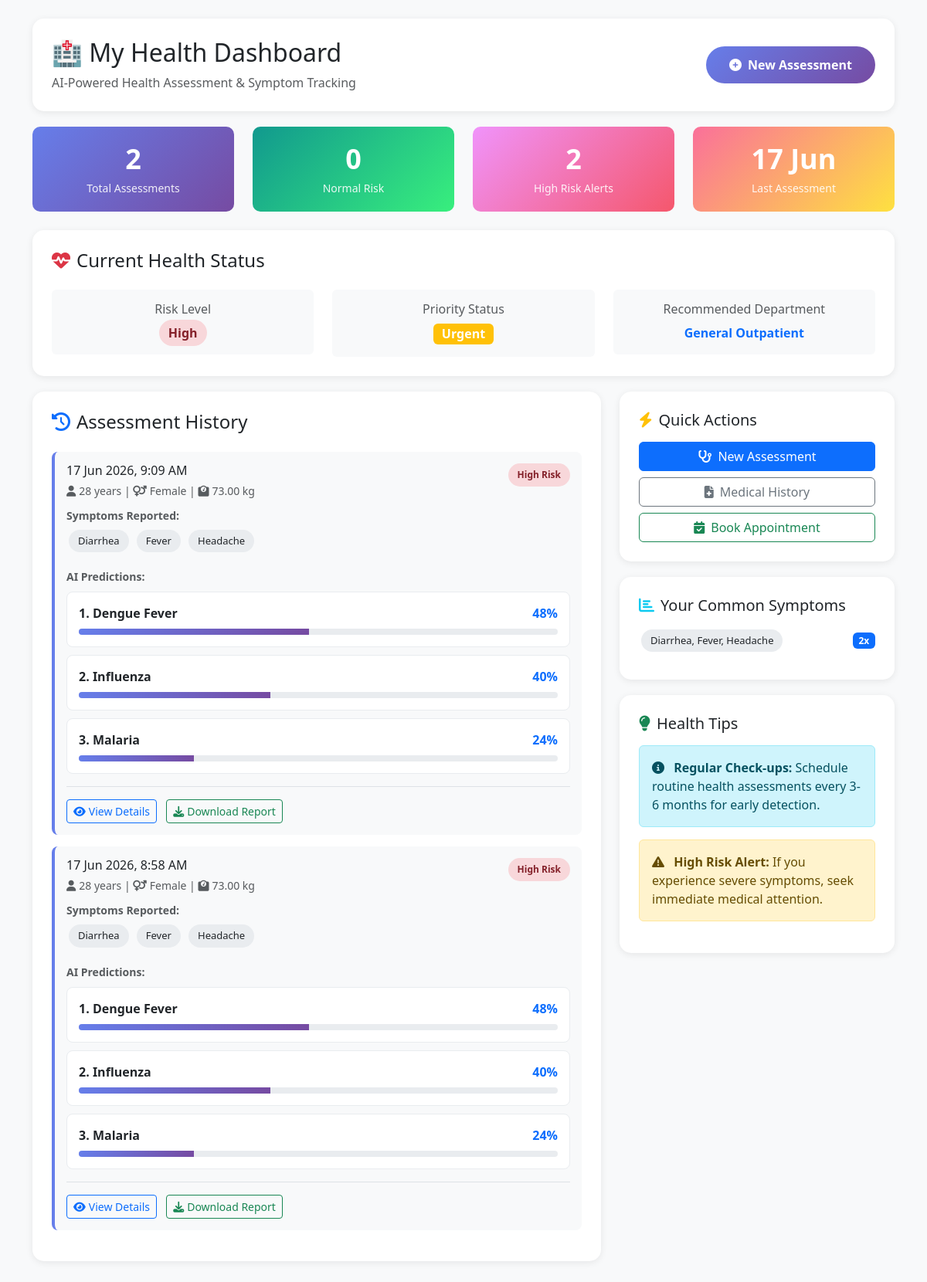
The page /patient/symptoms_dashboard.php (signed in) on the database its author committed.
### tables this page shows
CREATE TABLE `patient_assessments` (
  `id` int(11) NOT NULL,
  `patient_id` int(11) NOT NULL,
  `assessment_date` timestamp NOT NULL DEFAULT current_timestamp(),
  `symptoms_text` text DEFAULT NULL,
  `age` int(11) DEFAULT NULL,
  `gender` enum('Male','Female') DEFAULT NULL,
  `weight_kg` decimal(5,2) DEFAULT NULL,
  `medical_conditions` text DEFAULT NULL,
  `allergies` text DEFAULT NULL,
  `current_medications` text DEFAULT NULL,
  `predicted_diseases` text DEFAULT NULL,
  `confidence_scores` text DEFAULT NULL,
  `risk_level` enum('Low','Medium','High','Critical') DEFAULT NULL,
  `recommended_department` varchar(100) DEFAULT NULL,
  `priority_status` enum('Normal','Urgent','Critical') DEFAULT 'Normal',
  `doctor_reviewed` tinyint(1) DEFAULT 0,
  `doctor_notes` text DEFAULT NULL
);

### patient/symptoms_dashboard.php (the view, shortened to what this page needs)
<?php
include '../config/db.php';
$patient_id = $_SESSION['patient_id'];
$total_assessments = $conn->query("SELECT COUNT(*) as total FROM patient_assessments WHERE patient_id = $patient_id")->fetch_assoc()['total'] ?? 0;
$high_risk_count = $conn->query("SELECT COUNT(*) as total FROM patient_assessments WHERE patient_id = $patient_id AND risk_level IN ('High', 'Critical')")->fetch_assoc()['total'] ?? 0;
$recent_assessment = $conn->query("SELECT * FROM patient_assessments WHERE patient_id = $patient_id ORDER BY assessment_date DESC LIMIT 1")->fetch_assoc();
$assessments = $conn->query("SELECT * FROM patient_assessments WHERE patient_id = $patient_id ORDER BY assessment_date DESC");
$common_symptoms_query = "SELECT symptoms_text, COUNT(*) as count FROM patient_assessments WHERE patient_id = $patient_id GROUP BY symptoms_text ORDER BY count DESC LIMIT 5";
$common_symptoms = $conn->query($common_symptoms_query);
?>
<!DOCTYPE html>
<html lang="en">
<head>
    <link href="https://cdn.jsdelivr.net/npm/bootstrap@5.3.0/dist/css/bootstrap.min.css" rel="stylesheet">
    <link href="https://cdnjs.cloudflare.com/ajax/libs/font-awesome/6.4.0/css/all.min.css" rel="stylesheet">
</head>
<body>
    <div class="container py-4">
        <div class="dashboard-card">
            <div class="d-flex justify-content-between align-items-center">
                <div>
                    <h2 class="mb-2">🏥 My Health Dashboard</h2>
                    <p class="text-muted mb-0">AI-Powered Health Assessment & Symptom Tracking</p>
                </div>
                <a href="health_assessment.php" class="btn btn-new-assessment">
                    <i class="fas fa-plus-circle me-2"></i>New Assessment
                </a>
            </div>
        </div>
        <div class="row mb-4">
            <div class="col-md-3">
                <div class="stat-box primary">
                    <h3><?= $total_assessments ?></h3>
                    <p>Total Assessments</p>
                </div>
            </div>
            <div class="col-md-3">
                <div class="stat-box success">
                    <h3><?= $total_assessments - $high_risk_count ?></h3>
                    <p>Normal Risk</p>
                </div>
            </div>
            <div class="col-md-3">
                <div class="stat-box warning">
                    <h3><?= $high_risk_count ?></h3>
                    <p>High Risk Alerts</p>
                </div>
            </div>
            <div class="col-md-3">
                <div class="stat-box danger">
                    <h3><?= $recent_assessment ? date('d M', strtotime($recent_assessment['assessment_date'])) : 'N/A' ?></h3>
                    <p>Last Assessment</p>
                </div>
            </div>
        </div>
        <?php if ($recent_assessment): ?>
        <div class="dashboard-card">
            <h4 class="mb-4"><i class="fas fa-heartbeat text-danger me-2"></i>Current Health Status</h4>
            <div class="row">
                <div class="col-md-4">
                    <div class="text-center p-3 bg-light rounded">
                        <h6 class="text-muted mb-2">Risk Level</h6>
                        <span class="risk-badge risk-<?= strtolower($recent_assessment['risk_level']) ?> fs-6">
                            <?= $recent_assessment['risk_level'] ?>
                        </span>
                    </div>
                </div>
                <div class="col-md-4">
                    <div class="text-center p-3 bg-light rounded">
                        <h6 class="text-muted mb-2">Priority Status</h6>
                        <span class="badge bg-<?= $recent_assessment['priority_status'] == 'Critical' ? 'danger' : ($recent_assessment['priority_status'] == 'Urgent' ? 'warning' : 'success') ?> fs-6">
                            <?= $recent_assessment['priority_status'] ?>
                        </span>
                    </div>
                </div>
                <div class="col-md-4">
                    <div class="text-center p-3 bg-light rounded">
                        <h6 class="text-muted mb-2">Recommended Department</h6>
                        <p class="fw-bold text-primary mb-0"><?= $recent_assessment['recommended_department'] ?></p>
                    </div>
                </div>
            </div>
        </div>
        <?php endif; ?>
        <div class="row">
            <div class="col-md-8">
                <div class="dashboard-card">
                    <h4 class="mb-4"><i class="fas fa-history text-primary me-2"></i>Assessment History</h4>
                    <?php if ($assessments->num_rows > 0): ?>
                        <?php while($assessment = $assessments->fetch_assoc()): ?>
                        <div class="assessment-item">
                            <div class="d-flex justify-content-between align-items-start mb-2">
                                <div>
                                    <h6 class="mb-1"><?= date('d M Y, g:i A', strtotime($assessment['assessment_date'])) ?></h6>
                                    <small class="text-muted">
                                        <i class="fas fa-user me-1"></i><?= $assessment['age'] ?> years |
                                        <i class="fas fa-venus-mars me-1"></i><?= $assessment['gender'] ?> |
                                        <i class="fas fa-weight me-1"></i><?= $assessment['weight_kg'] ?> kg
                                    </small>
                                </div>
                                <span class="risk-badge risk-<?= strtolower($assessment['risk_level']) ?>">
                                    <?= $assessment['risk_level'] ?> Risk
                                </span>
                            </div>
                            <div class="mb-3">
                                <small class="text-muted fw-bold">Symptoms Reported:</small>
                                <div class="mt-1">
                                    <?php
                                    $symptoms_list = explode(', ', $assessment['symptoms_text']);
                                    foreach(array_slice($symptoms_list, 0, 8) as $symptom):
                                    ?>
                                    <span class="symptom-tag"><?= htmlspecialchars($symptom) ?></span>
                                    <?php endforeach; ?>
                                </div>
                            </div>
                            <?php
                            $predicted_diseases = json_decode($assessment['predicted_diseases'], true);
                            $confidence_scores = json_decode($assessment['confidence_scores'], true);
                            ?>
                            <?php if ($predicted_diseases && !empty($predicted_diseases)): ?>
                            <div>
                                <small class="text-muted fw-bold">AI Predictions:</small>
                                <?php foreach(array_slice($predicted_diseases, 0, 3) as $index => $disease): ?>
                                <div class="disease-prediction mt-2">
                                    <div class="d-flex justify-content-between align-items-center">
                                        <strong><?= $index + 1 ?>. <?= htmlspecialchars($disease) ?></strong>
                                        <span class="text-primary fw-bold"><?= $confidence_scores[$index] ?? 0 ?>%</span>
                                    </div>
                                    <div class="confidence-bar">
                                        <div class="confidence-fill" style="width: <?= $confidence_scores[$index] ?? 0 ?>%"></div>
                                    </div>
                                </div>
                                <?php endforeach; ?>
                            </div>
                            <?php endif; ?>
                            <div class="mt-3 pt-3 border-top">
                                <button class="btn btn-sm btn-outline-primary me-2" onclick="viewAssessment(<?= $assessment['id'] ?>)">
                                    <i class="fas fa-eye me-1"></i>View Details
                                </button>
                                <button class="btn btn-sm btn-outline-success" onclick="downloadReport(<?= $assessment['id'] ?>)">
                                    <i class="fas fa-download me-1"></i>Download Report
                                </button>
                            </div>
                        </div>
                        <?php endwhile; ?>
                    <?php endif; ?>
                </div>
            </div>
            <div class="col-md-4">
                <div class="dashboard-card">
                    <h5 class="mb-3"><i class="fas fa-bolt text-warning me-2"></i>Quick Actions</h5>
                    <a href="health_assessment.php" class="btn btn-primary w-100 mb-2">
                        <i class="fas fa-stethoscope me-2"></i>New Assessment
                    </a>
                    <a href="medical_history.php" class="btn btn-outline-secondary w-100 mb-2">
                        <i class="fas fa-file-medical me-2"></i>Medical History
                    </a>
                    <a href="book_appointment.php" class="btn btn-outline-success w-100">
                        <i class="fas fa-calendar-check me-2"></i>Book Appointment
                    </a>
                </div>
                <div class="dashboard-card">
                    <h5 class="mb-3"><i class="fas fa-chart-bar text-info me-2"></i>Your Common Symptoms</h5>
                    <?php if ($common_symptoms->num_rows > 0): ?>
                        <?php while($symptom = $common_symptoms->fetch_assoc()): ?>
                        <div class="d-flex justify-content-between align-items-center mb-2">
                            <span class="symptom-tag"><?= htmlspecialchars($symptom['symptoms_text']) ?></span>
                            <span class="badge bg-primary"><?= $symptom['count'] ?>x</span>
                        </div>
                        <?php endwhile; ?>
                    <?php else: ?>
                        <p class="text-muted small">No symptom data available yet</p>
                    <?php endif; ?>
                </div>
                <div class="dashboard-card">
                    <h5 class="mb-3"><i class="fas fa-lightbulb text-success me-2"></i>Health Tips</h5>
                    <div class="alert alert-info">
                        <i class="fas fa-info-circle me-2"></i>
                        <strong>Regular Check-ups:</strong> Schedule routine health assessments every 3-6 months for early detection.
                    </div>
                    <div class="alert alert-warning">
                        <i class="fas fa-exclamation-triangle me-2"></i>
                        <strong>High Risk Alert:</strong> If you experience severe symptoms, seek immediate medical attention.
                    </div>
                </div>
            </div>
        </div>
    </div>
</body>
</html>

### patient/symptoms_dashboard.php (style rules this page uses)
body { background: #f8f9fa; }
.dashboard-card { background: white; border-radius: 15px; box-shadow: 0 2px 10px rgba(0,0,0,0.08); padding: 25px; margin-bottom: 20px; }
.stat-box { text-align: center; padding: 20px; border-radius: 10px; }
.stat-box.primary { background: linear-gradient(135deg, #667eea 0%, #764ba2 100%); color: white; }
.stat-box.success { background: linear-gradient(135deg, #11998e 0%, #38ef7d 100%); color: white; }
.stat-box.warning { background: linear-gradient(135deg, #f093fb 0%, #f5576c 100%); color: white; }
.stat-box.danger { background: linear-gradient(135deg, #fa709a 0%, #fee140 100%); color: white; }
.stat-box h3 { font-size: 36px; font-weight: bold; margin-bottom: 5px; }
.stat-box p { margin: 0; font-size: 14px; opacity: 0.9; }
.assessment-item { border-left: 4px solid #667eea; padding: 15px; margin-bottom: 15px; background: #f8f9fa; border-radius: 8px; transition: 0.3s; }
.risk-badge { padding: 6px 12px; border-radius: 20px; font-size: 12px; font-weight: 600; }
.risk-high { background: #f8d7da; color: #842029; }
.symptom-tag { display: inline-block; background: #e9ecef; padding: 5px 12px; border-radius: 15px; margin: 3px; font-size: 13px; }
.disease-prediction { background: white; padding: 15px; border-radius: 8px; margin-bottom: 10px; border: 1px solid #e9ecef; }
.confidence-bar { background: #e9ecef; border-radius: 10px; overflow: hidden; height: 8px; margin-top: 8px; }
.confidence-fill { background: linear-gradient(90deg, #667eea, #764ba2); height: 100%; transition: width 0.5s; }
.btn-new-assessment { background: linear-gradient(135deg, #667eea 0%, #764ba2 100%); color: white; border: none; padding: 12px 30px; border-radius: 25px; font-weight: 600; }

### rows shown on the page
patient_assessments: assessment_date "17 Jun", risk_level "High", priority_status "Urgent", recommended_department "General Outpatient", assessment_date "17 Jun 2026, 9:09 AM", age "28", gender "Female", weight_kg "73.00", symptoms_text "Diarrhea", symptoms_text "Fever", symptoms_text "Headache", predicted_diseases "Dengue Fever", confidence_scores "48", predicted_diseases "Influenza", confidence_scores "40", predicted_diseases "Malaria", confidence_scores "24"
patient_assessments: assessment_date "17 Jun 2026, 8:58 AM", age "28", gender "Female", weight_kg "73.00", risk_level "High", symptoms_text "Diarrhea", symptoms_text "Fever", symptoms_text "Headache", predicted_diseases "Dengue Fever", confidence_scores "48", predicted_diseases "Influenza", confidence_scores "40", predicted_diseases "Malaria", confidence_scores "24"

### other values the page prints
$total_assessments "2"
$total_assessments - $high_risk_count "0"
$high_risk_count "2"
$symptom['symptoms_text'] "Diarrhea, Fever, Headache"
$symptom['count'] "2"
